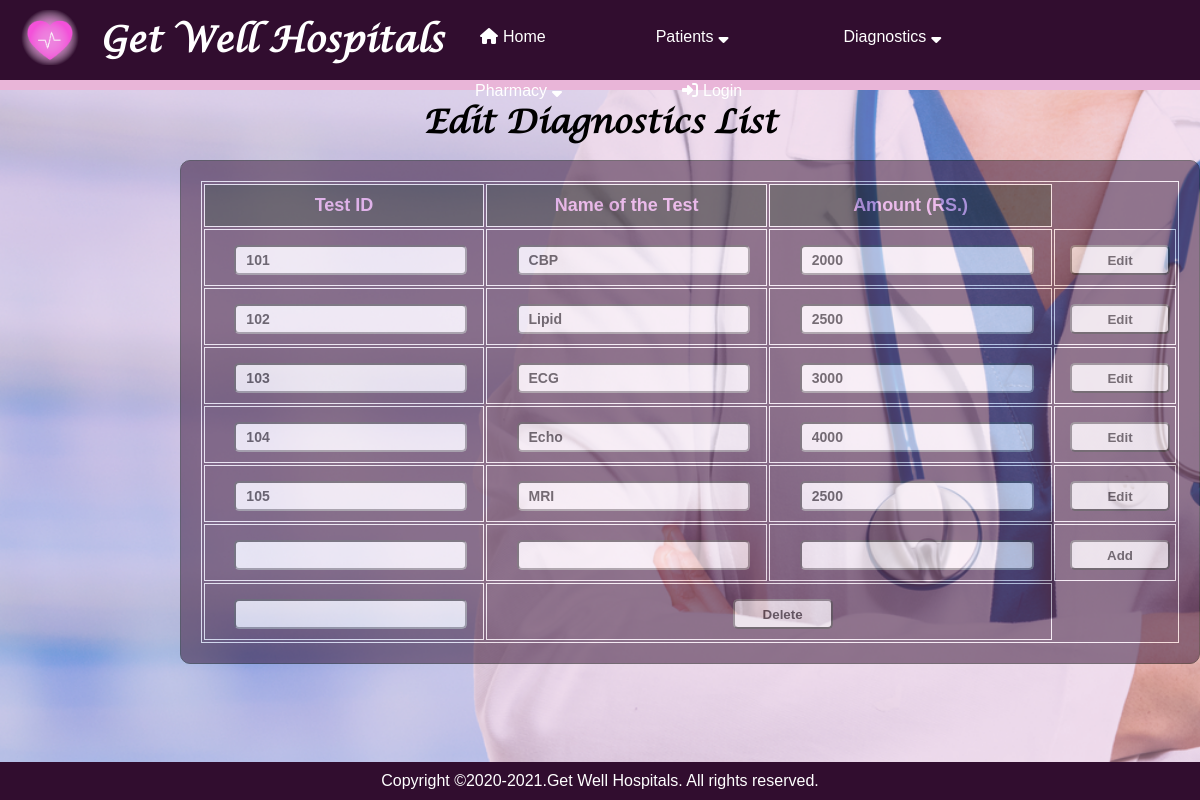
Page /edit_diagnostics on the earlier database version.
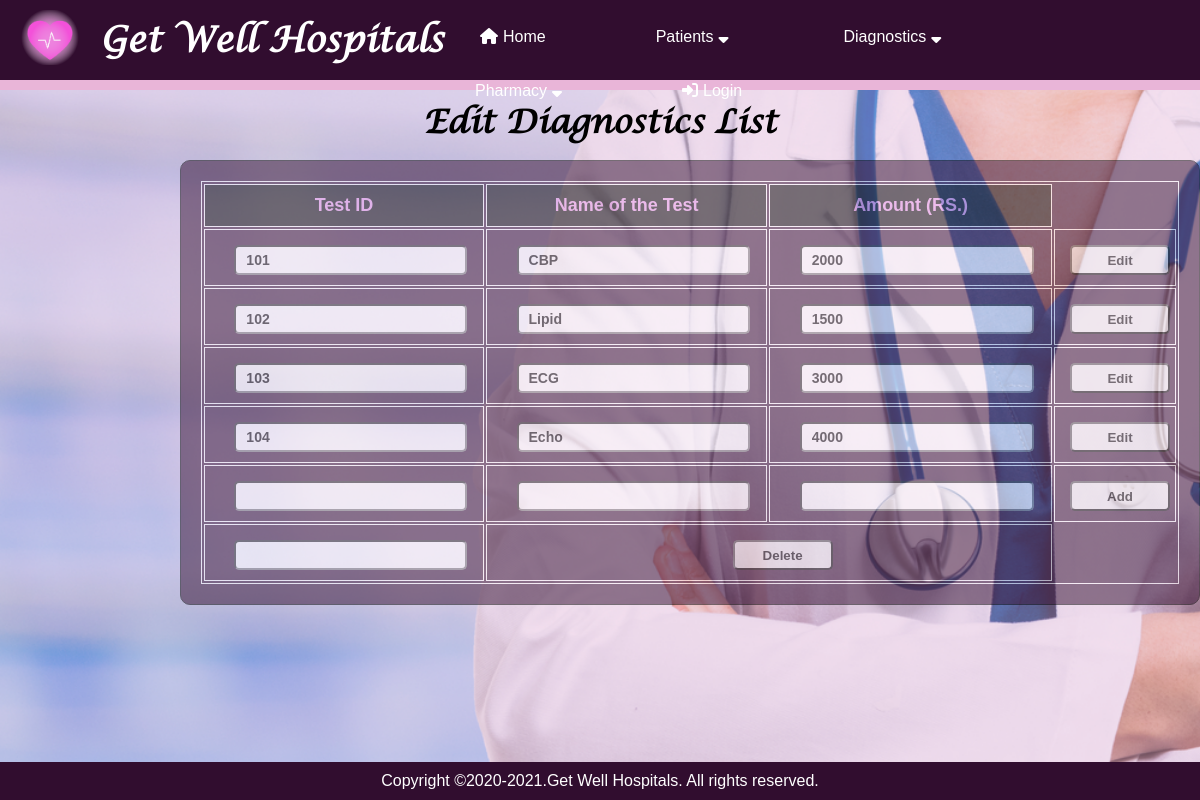
Same page on the later database version.
### application/routes.py (models this page shows)
class Diagnostic(db.Model):
    __tablename__ = 'diagnostic'
    diagnostic_id = Column(Integer, primary_key=True)
    name_of_the_test = Column(String)
    amount = Column(Integer)

### application/routes.py (the view)
@app.route('/edit_diagnostics')
def edit_diagnostics():
    diagnostics = Diagnostic.query.all()
    return render_template("edit_diagnostics.html",diagnostics=diagnostics,edit_id=0)

### application/templates/edit_diagnostics.html
{% extends "layout.html" %}
{% block content %}
<h1>Edit Diagnostics List</h1>
<div class="background_table_bill" style="left: 15%;">
  <div style="opacity:inherit 200%;">
       <table style="width:100%">
            <tr style="color: rgb(235, 157, 235);" >
              <th>Test ID</th>
              <th>Name of the Test</th>
              <th>Amount (RS.)</th>
            </tr>
            {% for dia in diagnostics %}
            <form action="edit_diagnostics3/{{dia.diagnostic_id}}" method="POST">
            <tr style="text-align: center;">
              <td><input type="text" name="diagnostic_id" value={{dia.diagnostic_id}}> </td>
              <td><input type="text" name="name_of_the_test" value="{{dia.name_of_the_test}}"></td>
              <td><input type="text" name="amount" value={{dia.amount}}></td>
              <td>
                <button type="submit" style="width:100px;">Edit</button>
              </td>
            </tr>
          </form>
            {% endfor %}
            <form action="add_diagnostics2" method="POST">
            <tr style="text-align: center;">
              <td><input type="text" name="diagnostic_id"></td>
              <td><input type="text" name="name_of_the_test"></td>
              <td><input type="text" name="amount"></td>
              <td>
               <button type="submit" style="width:100px;">Add</button>
              </td>
            </tr>
          </form>
          <form action="delete_diagnostics2" method="POST">
            <tr style="text-align: center;">
            <td><input type="text" name="diagnostic_id"></td>
            <td colspan='2'>
              <button type="submit" style="width:100px; ">Delete</button>
            </td>
          </tr>
        </form>
          </table>
        </div>
      </div>
      {% endblock %}

Differences in the rows shown:
removed Diagnostic: diagnostic_id "105", name_of_the_test "MRI", amount "2500"
changed Diagnostic "Lipid": amount "2500" → "1500"
